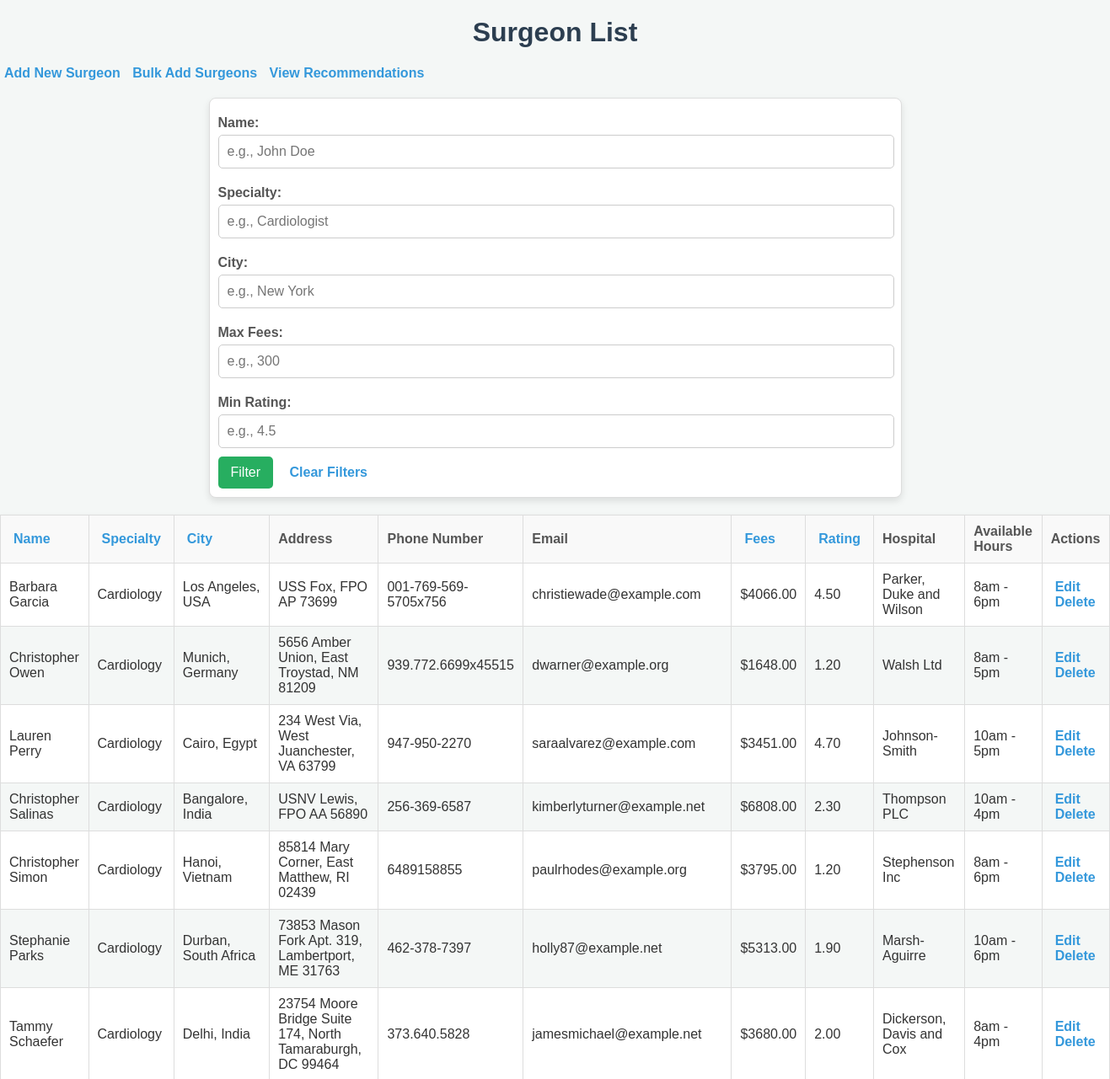
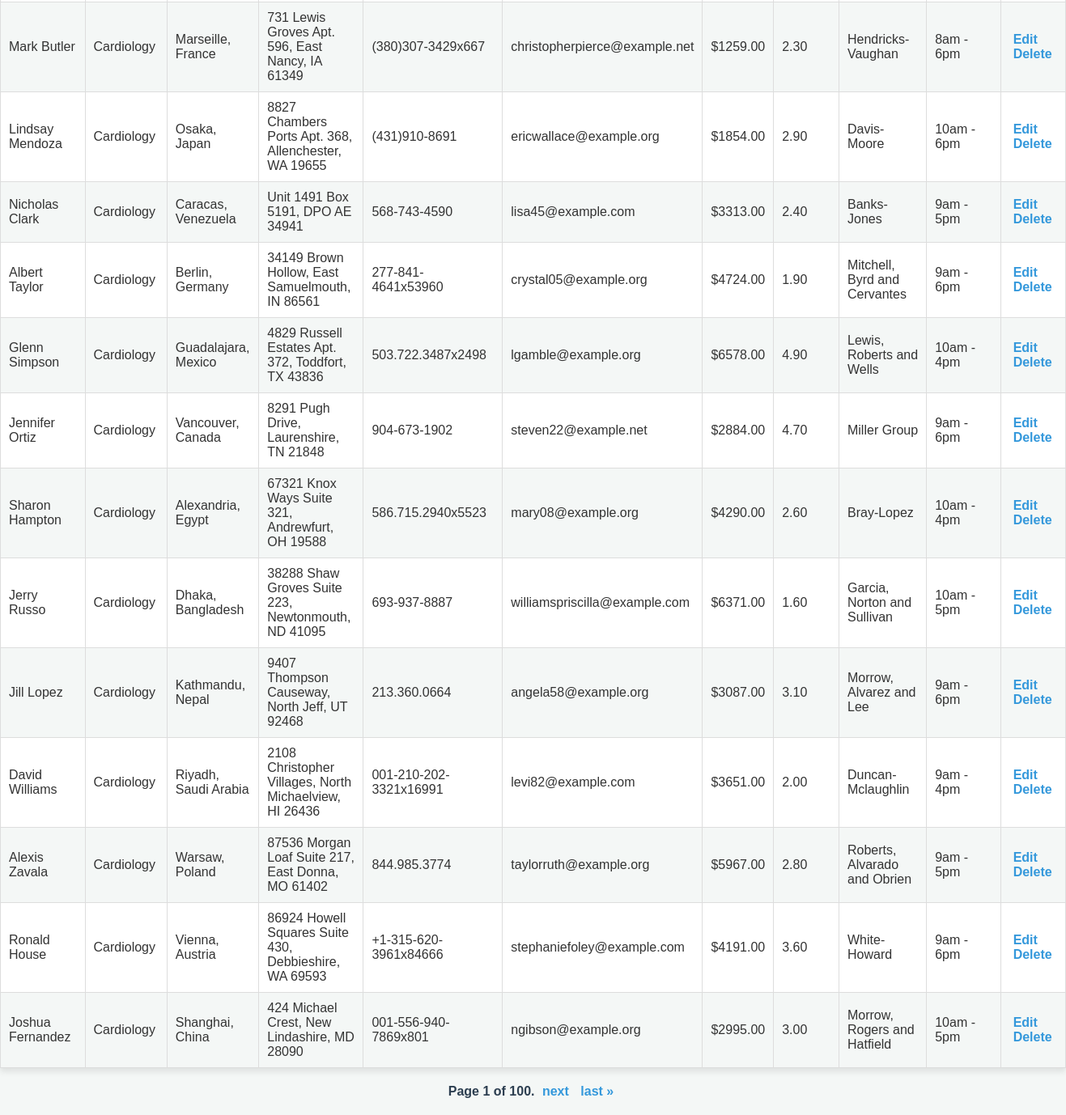
The page /surgeons/?name=&specialty=&city=&max_fees=&min_rating=&sort=specialty&direction=asc on the database its author committed (2 pictures, top to bottom).
### search/models.py (models this page shows)
class Surgeon(models.Model):
    first_name = models.CharField(max_length=100)
    last_name = models.CharField(max_length=100)
    specialty = models.CharField(max_length=100)
    city = models.CharField(max_length=100)
    address = models.CharField(max_length=255)
    phone_number = models.CharField(max_length=15)
    email = models.EmailField()
    fees = models.DecimalField(max_digits=10, decimal_places=2)
    rating = models.DecimalField(max_digits=3, decimal_places=2, null=True, blank=True)  # Rating out of 5
    hospital_name = models.CharField(max_length=255)
    available_hours = models.CharField(max_length=255)

### search/views.py (the view)
# urls.py: path('surgeons/', views.surgeon_list, name='surgeon-list'),
def surgeon_list(request):
    name = request.GET.get('name', '')
    specialty = request.GET.get('specialty', '')
    city = request.GET.get('city', '')
    max_fees = request.GET.get('max_fees', None)
    min_rating = request.GET.get('min_rating', None)
    sort = request.GET.get('sort', 'first_name')
    direction = request.GET.get('direction', 'asc')
    surgeons = Surgeon.objects.all()
    if name:
        surgeons = surgeons.filter(Q(first_name__icontains=name) | Q(last_name__icontains=name))
    if specialty:
        surgeons = surgeons.filter(specialty__icontains=specialty)
    if city:
        surgeons = surgeons.filter(city__icontains=city)
    if max_fees:
        try:
            max_fees = float(max_fees)
            surgeons = surgeons.filter(fees__lte=max_fees)
        except ValueError:
            pass
    if min_rating:
        try:
            min_rating = float(min_rating)
            surgeons = surgeons.filter(rating__gte=min_rating)
        except ValueError:
            pass
    if sort in ['first_name', 'specialty', 'city', 'fees', 'rating']:
        if direction == 'desc':
            sort = f'-{sort}'
        surgeons = surgeons.order_by(sort)
    next_directions = {
        column: 'asc' if sort != column or direction == 'desc' else 'desc'
        for column in ['first_name', 'specialty', 'city', 'fees', 'rating']
    }
    paginator = Paginator(surgeons, 20)
    page_number = request.GET.get('page')
    page_obj = paginator.get_page(page_number)
    return render(
        request,
        'search/surgeon_list.html',
        {
            'page_obj': page_obj,
            'sort': sort,
            'direction': direction,
            'next_directions': next_directions,
            'name': name,
            'specialty': specialty,
            'city': city,
            'max_fees': max_fees,
            'min_rating': min_rating,
        }
    )

### search/templates/search/surgeon_list.html (shortened to what this page needs)
{% load static %}
<!DOCTYPE html>
<html lang="en">
<head>
</head>
<body>
    <h1>Surgeon List</h1>
    <a href="{% url 'surgeon-create' %}">Add New Surgeon</a>
    <a href="{% url 'bulk-upload' %}">Bulk Add Surgeons</a>
    <a href="{% url 'surgeon-recommendations' %}">View Recommendations</a>
    <form method="get">
        <label for="name">Name:</label>
        <input type="text" id="name" name="name" value="{{ request.GET.name }}" placeholder="e.g., John Doe">
        <label for="specialty">Specialty:</label>
        <input type="text" id="specialty" name="specialty" value="{{ request.GET.specialty }}" placeholder="e.g., Cardiologist">
        <label for="city">City:</label>
        <input type="text" id="city" name="city" value="{{ request.GET.city }}" placeholder="e.g., New York">
        <label for="max_fees">Max Fees:</label>
        <input type="number" id="max_fees" name="max_fees" value="{{ request.GET.max_fees }}" placeholder="e.g., 300">
        <label for="min_rating">Min Rating:</label>
        <input type="number" id="min_rating" name="min_rating" step="0.01" min="0" max="5"
           value="{{ request.GET.min_rating }}" placeholder="e.g., 4.5">
        <button type="submit">Filter</button>
        <a href="{% url 'surgeon-list' %}">Clear Filters</a>
    </form>
    <table border="1">
        <thead>
            <tr>
                <th>
                    <a href="?name={{ request.GET.name }}&specialty={{ request.GET.specialty }}&city={{ request.GET.city }}&max_fees={{ request.GET.max_fees }}&min_rating={{ request.GET.min_rating }}&sort=first_name&direction={{ next_directions.first_name }}">Name</a>
                </th>
                <th>
                    <a href="?name={{ request.GET.name }}&specialty={{ request.GET.specialty }}&city={{ request.GET.city }}&max_fees={{ request.GET.max_fees }}&min_rating={{ request.GET.min_rating }}&sort=specialty&direction={{ next_directions.specialty }}">Specialty</a>
                </th>
                <th>
                    <a href="?name={{ request.GET.name }}&specialty={{ request.GET.specialty }}&city={{ request.GET.city }}&max_fees={{ request.GET.max_fees }}&min_rating={{ request.GET.min_rating }}&sort=city&direction={{ next_directions.city }}">City</a>
                </th>
                <th>Address</th>
                <th>Phone Number</th>
                <th>Email</th>
                <th>
                    <a href="?name={{ request.GET.name }}&specialty={{ request.GET.specialty }}&city={{ request.GET.city }}&max_fees={{ request.GET.max_fees }}&min_rating={{ request.GET.min_rating }}&sort=fees&direction={{ next_directions.fees }}">Fees</a>
                </th>
                <th>
                    <a href="?name={{ request.GET.name }}&specialty={{ request.GET.specialty }}&city={{ request.GET.city }}&max_fees={{ request.GET.max_fees }}&min_rating={{ request.GET.min_rating }}&sort=rating&direction={{ next_directions.rating }}">Rating</a>
                </th>
                <th>Hospital</th>
                <th>Available Hours</th>
                <th>Actions</th>
            </tr>
        </thead>
        <tbody>
            {% for surgeon in page_obj %}
            <tr>
                <td>{{ surgeon.first_name }} {{ surgeon.last_name }}</td>
                <td>{{ surgeon.specialty }}</td>
                <td>{{ surgeon.city }}</td>
                <td>{{ surgeon.address }}</td>
                <td>{{ surgeon.phone_number }}</td>
                <td>{{ surgeon.email }}</td>
                <td>${{ surgeon.fees }}</td>
                <td>{{ surgeon.rating|default:"N/A" }}</td>
                <td>{{ surgeon.hospital_name }}</td>
                <td>{{ surgeon.available_hours }}</td>
                <td>
                    <a href="{% url 'surgeon-update' surgeon.id %}">Edit</a>
                    <a href="{% url 'surgeon-delete' surgeon.id %}">Delete</a>
                </td>
            </tr>
            {% empty %}
            <tr>
                <td colspan="11">No surgeons available.</td>
            </tr>
            {% endfor %}
        </tbody>
    </table>
    <div class="pagination">
        <span class="step-links">
            <span class="current">
                Page {{ page_obj.number }} of {{ page_obj.paginator.num_pages }}.
            </span>
            {% if page_obj.has_next %}
                <a href="?page={{ page_obj.next_page_number }}">next</a>
                <a href="?page={{ page_obj.paginator.num_pages }}">last &raquo;</a>
            {% endif %}
        </span>
    </div>
</body>
</html>

### search/templates/search/surgeon_list.html (style rules this page uses)
body { font-family: Arial, sans-serif; background-color: #f4f7f6; margin: 0; padding: 0; color: #333; }
h1 { text-align: center; color: #2c3e50; margin-top: 20px; }
a { text-decoration: none; color: #3498db; font-weight: bold; margin: 5px; }
form { margin: 20px auto; padding: 10px; background: white; border: 1px solid #ddd; border-radius: 8px; max-width: 800px; box-shadow: 0px 4px 8px rgba(0, 0, 0, 0.1); }
form label { display: block; font-weight: bold; margin-top: 10px; color: #555; }
form input { width: calc(100% - 20px); padding: 10px; margin-top: 5px; margin-bottom: 10px; border: 1px solid #ccc; border-radius: 5px; font-size: 1rem; }
form button { background-color: #27ae60; color: white; border: none; padding: 10px 15px; border-radius: 5px; cursor: pointer; font-size: 1rem; margin-right: 10px; }
table { width: 100%; border-collapse: collapse; margin: 20px 0; background-color: white; box-shadow: 0px 4px 8px rgba(0, 0, 0, 0.1); }
table th, table td { text-align: left; padding: 10px; border: 1px solid #ddd; }
table th { background-color: #f9f9f9; color: #555; font-weight: bold; cursor: pointer; }
table tr:nth-child(even) { background-color: #f4f7f6; }
.pagination { text-align: center; margin: 20px 0; }
.pagination .step-links a { text-decoration: none; color: #3498db; font-weight: bold; margin: 0 5px; }
.pagination .step-links .current { font-weight: bold; color: #2c3e50; }

### rows shown on the page
Surgeon: first_name "Barbara", last_name "Garcia", specialty "Cardiology", city "Los Angeles, USA", address "USS Fox, FPO AP 73699", phone_number "001-769-569-5705x756", email "christiewade@example.com", fees "4066.00", rating "4.50", hospital_name "Parker, Duke and Wilson", available_hours "8am - 6pm"
Surgeon: first_name "Christopher", last_name "Owen", specialty "Cardiology", city "Munich, Germany", address "5656 Amber Union, East Troystad, NM 81209", phone_number "939.772.6699x45515", email "dwarner@example.org", fees "1648.00", rating "1.20", hospital_name "Walsh Ltd", available_hours "8am - 5pm"
Surgeon: first_name "Lauren", last_name "Perry", specialty "Cardiology", city "Cairo, Egypt", address "234 West Via, West Juanchester, VA 63799", phone_number "947-950-2270", email "saraalvarez@example.com", fees "3451.00", rating "4.70", hospital_name "Johnson-Smith", available_hours "10am - 5pm"
Surgeon: first_name "Christopher", last_name "Salinas", specialty "Cardiology", city "Bangalore, India", address "USNV Lewis, FPO AA 56890", phone_number "256-369-6587", email "kimberlyturner@example.net", fees "6808.00", rating "2.30", hospital_name "Thompson PLC", available_hours "10am - 4pm"
Surgeon: first_name "Christopher", last_name "Simon", specialty "Cardiology", city "Hanoi, Vietnam", address "85814 Mary Corner, East Matthew, RI 02439", phone_number "6489158855", email "paulrhodes@example.org", fees "3795.00", rating "1.20", hospital_name "Stephenson Inc", available_hours "8am - 6pm"
Surgeon: first_name "Stephanie", last_name "Parks", specialty "Cardiology", city "Durban, South Africa", address "73853 Mason Fork Apt. 319, Lambertport, ME 31763", phone_number "462-378-7397", email "holly87@example.net", fees "5313.00", rating "1.90", hospital_name "Marsh-Aguirre", available_hours "10am - 6pm"
Surgeon: first_name "Tammy", last_name "Schaefer", specialty "Cardiology", city "Delhi, India", address "23754 Moore Bridge Suite 174, North Tamaraburgh, DC 99464", phone_number "373.640.5828", email "jamesmichael@example.net", fees "3680.00", rating "2.00", hospital_name "Dickerson, Davis and Cox", available_hours "8am - 4pm"
Surgeon: first_name "Mark", last_name "Butler", specialty "Cardiology", city "Marseille, France", address "731 Lewis Groves Apt. 596, East Nancy, IA 61349", phone_number "(380)307-3429x667", email "christopherpierce@example.net", fees "1259.00", rating "2.30", hospital_name "Hendricks-Vaughan", available_hours "8am - 6pm"
Surgeon: first_name "Lindsay", last_name "Mendoza", specialty "Cardiology", city "Osaka, Japan", address "8827 Chambers Ports Apt. 368, Allenchester, WA 19655", phone_number "(431)910-8691", email "ericwallace@example.org", fees "1854.00", rating "2.90", hospital_name "Davis-Moore", available_hours "10am - 6pm"
Surgeon: first_name "Nicholas", last_name "Clark", specialty "Cardiology", city "Caracas, Venezuela", address "Unit 1491 Box 5191, DPO AE 34941", phone_number "568-743-4590", email "lisa45@example.com", fees "3313.00", rating "2.40", hospital_name "Banks-Jones", available_hours "9am - 5pm"
Surgeon: first_name "Albert", last_name "Taylor", specialty "Cardiology", city "Berlin, Germany", address "34149 Brown Hollow, East Samuelmouth, IN 86561", phone_number "277-841-4641x53960", email "crystal05@example.org", fees "4724.00", rating "1.90", hospital_name "Mitchell, Byrd and Cervantes", available_hours "9am - 6pm"
Surgeon: first_name "Glenn", last_name "Simpson", specialty "Cardiology", city "Guadalajara, Mexico", address "4829 Russell Estates Apt. 372, Toddfort, TX 43836", phone_number "503.722.3487x2498", email "lgamble@example.org", fees "6578.00", rating "4.90", hospital_name "Lewis, Roberts and Wells", available_hours "10am - 4pm"
Surgeon: first_name "Jennifer", last_name "Ortiz", specialty "Cardiology", city "Vancouver, Canada", address "8291 Pugh Drive, Laurenshire, TN 21848", phone_number "904-673-1902", email "steven22@example.net", fees "2884.00", rating "4.70", hospital_name "Miller Group", available_hours "9am - 6pm"
Surgeon: first_name "Sharon", last_name "Hampton", specialty "Cardiology", city "Alexandria, Egypt", address "67321 Knox Ways Suite 321, Andrewfurt, OH 19588", phone_number "586.715.2940x5523", email "mary08@example.org", fees "4290.00", rating "2.60", hospital_name "Bray-Lopez", available_hours "10am - 4pm"
Surgeon: first_name "Jerry", last_name "Russo", specialty "Cardiology", city "Dhaka, Bangladesh", address "38288 Shaw Groves Suite 223, Newtonmouth, ND 41095", phone_number "693-937-8887", email "williamspriscilla@example.com", fees "6371.00", rating "1.60", hospital_name "Garcia, Norton and Sullivan", available_hours "10am - 5pm"
Surgeon: first_name "Jill", last_name "Lopez", specialty "Cardiology", city "Kathmandu, Nepal", address "9407 Thompson Causeway, North Jeff, UT 92468", phone_number "213.360.0664", email "angela58@example.org", fees "3087.00", rating "3.10", hospital_name "Morrow, Alvarez and Lee", available_hours "9am - 6pm"
Surgeon: first_name "David", last_name "Williams", specialty "Cardiology", city "Riyadh, Saudi Arabia", address "2108 Christopher Villages, North Michaelview, HI 26436", phone_number "001-210-202-3321x16991", email "levi82@example.com", fees "3651.00", rating "2.00", hospital_name "Duncan-Mclaughlin", available_hours "9am - 4pm"
Surgeon: first_name "Alexis", last_name "Zavala", specialty "Cardiology", city "Warsaw, Poland", address "87536 Morgan Loaf Suite 217, East Donna, MO 61402", phone_number "844.985.3774", email "taylorruth@example.org", fees "5967.00", rating "2.80", hospital_name "Roberts, Alvarado and Obrien", available_hours "9am - 5pm"
Surgeon: first_name "Ronald", last_name "House", specialty "Cardiology", city "Vienna, Austria", address "86924 Howell Squares Suite 430, Debbieshire, WA 69593", phone_number "+1-315-620-3961x84666", email "stephaniefoley@example.com", fees "4191.00", rating "3.60", hospital_name "White-Howard", available_hours "9am - 6pm"
Surgeon: first_name "Joshua", last_name "Fernandez", specialty "Cardiology", city "Shanghai, China", address "424 Michael Crest, New Lindashire, MD 28090", phone_number "001-556-940-7869x801", email "ngibson@example.org", fees "2995.00", rating "3.00", hospital_name "Morrow, Rogers and Hatfield", available_hours "10am - 5pm"

### other values the page prints
{{ page_obj.number }} "1"
{{ page_obj.paginator.num_pages }} "100"
